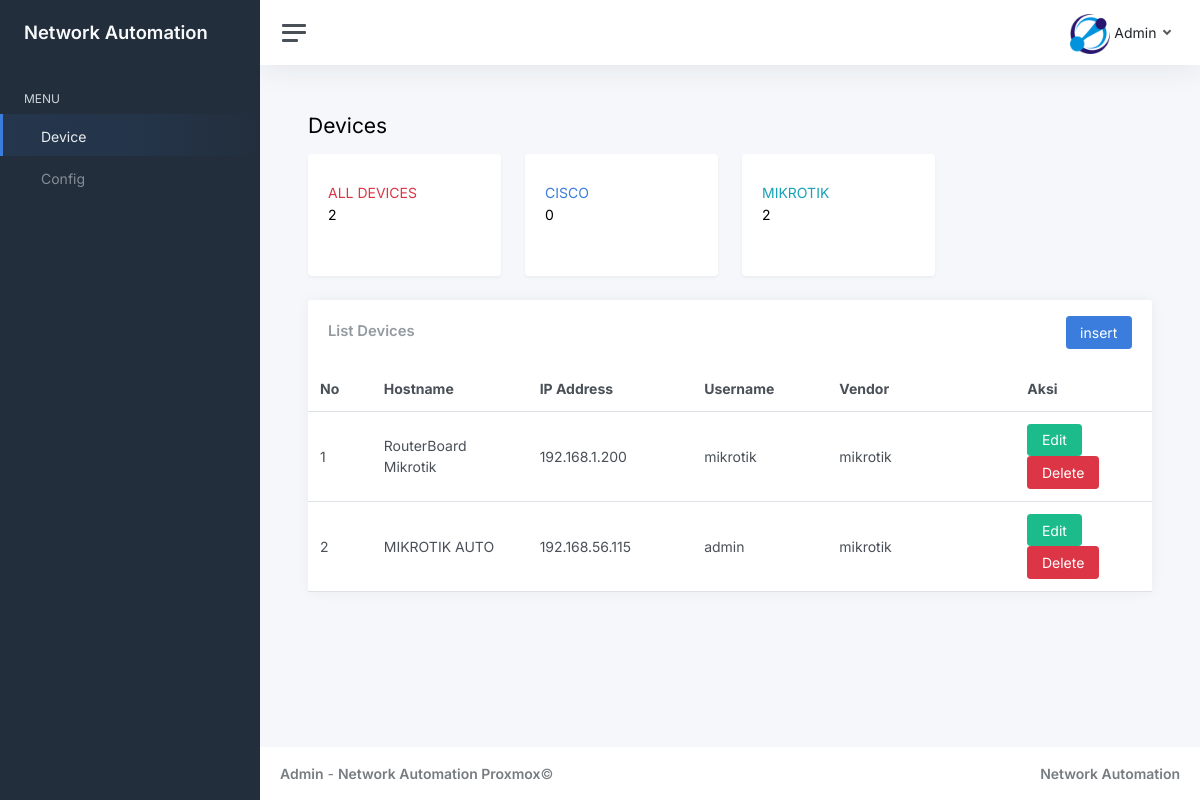
The page / on the database its author committed.
### network_automation/models.py (models this page shows, shortened)
class Device(models.Model):
    ip_address = models.CharField(max_length=255)
    hostname = models.CharField(max_length=255)
    username = models.CharField(max_length=255)
    password = models.CharField(max_length=255)
    VENDOR_CHOICES = [
        ('mikrotik', 'mikrotik'),
        ('cisco', 'cisco')
    ]
    vendor = models.CharField(max_length=255, choices=VENDOR_CHOICES)

### network_automation/views.py (the view)
# urls.py: path('', views.devices, name="devices"),
def devices(request):
    all_devices = Device.objects.all()
    cisco_device = Device.objects.filter(vendor='cisco')
    mikrotik_device = Device.objects.filter(vendor='mikrotik')
    devices = Device.objects.all()
    people = [
        {'id' : 1, 'name' : "Gus Anom"},
        {'id' : 2, 'name' : "Surya Dharma"},
        {'id' : 3, 'name' : "Dek Angga"},
    ]
    context = {
        'title' : "Devices",
        'active_devices' : 'active',
        'people' : people,
        'devices' : devices,
        'all_devices' : len(all_devices),
        'cisco_device' : len(cisco_device),
        'mikrotik_device' : len(mikrotik_device),
    }
    return render(request, 'devices.html', context)

### network_automation/templates/devices.html (shortened to what this page needs)
{% extends 'main.html' %}
{% block content %}
    <div class="row">
        <div class="col-xl-3 col-md-6 mb-4">
            <div class="card border-left-primary shadow h-100 py-2">
                <div class="card-body">
                    <div class="row no-gutters align-items-center">
                        <div class="col mr-2">
                            <div class="text-xs font-weight-bold text-danger text-uppercase mb-1">
                                All Devices</div>
                            <div class="h5 mb-0 font-weight-bold text-gray-800">{{ all_devices }}</div>
                        </div>
                    </div>
                </div>
            </div>
        </div>
        <div class="col-xl-3 col-md-6 mb-4">
            <div class="card border-left-success shadow h-100 py-2">
                <div class="card-body">
                    <div class="row no-gutters align-items-center">
                        <div class="col mr-2">
                            <div class="text-xs font-weight-bold text-primary text-uppercase mb-1">
                                Cisco</div>
                            <div class="h5 mb-0 font-weight-bold text-gray-800">{{ cisco_device }}</div>
                        </div>
                    </div>
                </div>
            </div>
        </div>
        <div class="col-xl-3 col-md-6 mb-4">
            <div class="card border-left-warning shadow h-100 py-2">
                <div class="card-body">
                    <div class="row no-gutters align-items-center">
                        <div class="col mr-2">
                            <div class="text-xs font-weight-bold text-info text-uppercase mb-1">
                                Mikrotik</div>
                            <div class="h5 mb-0 font-weight-bold text-gray-800">{{ mikrotik_device }}</div>
                        </div>
                    </div>
                </div>
            </div>
        </div>
        <div class="col-12 col-lg-12 col-xxl-12 order-xxl-4">
                        <div class="card flex-fill">
                <div class="card-header d-flex justify-content-between align-items-center">
                    <h5 class="card-title mb-0">List Devices</h5>
                    <a href="tambah-devices" class="btn btn-primary ml-auto">insert</a>
                </div>
                <table class="table table-hover my-0" id="dataTable" style="width: 100%">
                    <thead>
                        <tr>
                            <th class="d-none d-xl-table-cell" scope="col" width="5%">No</th>
                            <th class="d-none d-xl-table-cell" scope="col" width="12%">Hostname</th>
                            <th scope="col" width="12%">IP Address</th>
                            <th scope="col" width="10%">Username</th>
                            <th scope="col" width="15%">Vendor</th>
                            <th scope="col" width="10%">Aksi</th>
                        </tr>
                    </thead>
                    <tbody>
                        {% for row in devices %}
                            <tr>
                                <td class="no_urut">{{ forloop.counter }}</td>
                                <td>{{ row.hostname }}</td>
                                <td>{{ row.ip_address }}</td>
                                <td>{{ row.username }}</td>
                                <td>{{ row.vendor }}</td>
                                <td>
                                    <a href="/edit-device/{{ row.id }}" class="btn btn-success">Edit</a>
                                    <a href="/delete-device/{{ row.id }}" class="btn btn-danger delete-user" onclick="return confirm('are you sure you want to delete it?')">Delete</a>
                                </td>
                            </tr>
                        {% endfor %}
                    </tbody>
                </table>
            </div>
        </div>
    </div>
{% endblock content %}

### templates/main.html (shortened to what this page needs)
{% load static%}
<!DOCTYPE html>
<html lang="en">
<head>
<head>
	<link href="{% static 'css/app.css'%}" rel="stylesheet">
</head>
</head>
<body>
    <div class="wrapper">
        {% include 'navbar.html' %}
        <div class="main">
        {% include 'topbar.html' %}
        <main class="content" >
            <div class="container-fluid p-0">
            <h1 class="h3 mb-3"><strong></strong>{{ title }}</h1>
                {% block content %}
                {% endblock %}
            </div>
        </main>
            <footer class="footer">
                <div class="container-fluid">
                    <div class="row text-muted">
                        <div class="col-6 text-start">
                            <p class="mb-0">
                                <a class="text-muted" href="#"><strong>Admin</strong></a> - <a class="text-muted" href="#" ><strong>Network Automation Proxmox</strong></a>&copy;
                            </p>
                        </div>
                        <div class="col-6 text-end">
                                <p class="mb-0">
                                <strong>Network Automation</strong>
                            </p>
                        </div>
                    </div>
                </div>
            </footer>
        </div>
    </div>
</body>
</html>

### templates/navbar.html (shortened to what this page needs)
    <nav id="sidebar" class="sidebar js-sidebar">
        <div class="sidebar-content js-simplebar">
            <a class="sidebar-brand" href="/">
                <span class="align-middle">Network Automation</span>
            </a>
            <ul class="sidebar-nav">
                <li class="sidebar-header">
                    MENU
                </li>
                <li class="sidebar-item {{ active_devices }}">
                    <a class="sidebar-link" href="/">
                     <span class="align-middle">Device</span>
                    </a>
                </li>
                <li class="sidebar-item {{ active_config }}">
                    <a class="sidebar-link" href="/config">
                     <span class="align-middle">Config</span>
                    </a>
                </li>
            </ul>
        </div>
    </nav>

### templates/topbar.html (shortened to what this page needs)
{% load static %}
<nav class="navbar navbar-expand navbar-light navbar-bg">
    <a class="sidebar-toggle js-sidebar-toggle">
        <i class="hamburger align-self-center"></i>
    </a>
    <div class="navbar-collapse collapse">
        <ul class="navbar-nav navbar-align">
            <li class="nav-item dropdown">
                <a class="nav-link dropdown-toggle d-none d-sm-inline-block" href="#" data-bs-toggle="dropdown">
                    <img src="{% static 'images/logopti.png'%}" class="avatar img-fluid rounded me-1" alt="profile" /><span class="text-dark">Admin</span>
                </a>
            </li>
        </ul>
    </div>
</nav>

### rows shown on the page
Device: hostname "RouterBoard Mikrotik", ip_address "192.168.1.200", username "mikrotik", vendor "mikrotik"
Device: hostname "MIKROTIK AUTO", ip_address "192.168.56.115", username "admin", vendor "mikrotik"

### other values the page prints
{{ title }} "Devices"
{{ all_devices }} "2"
{{ cisco_device }} "0"
{{ mikrotik_device }} "2"
